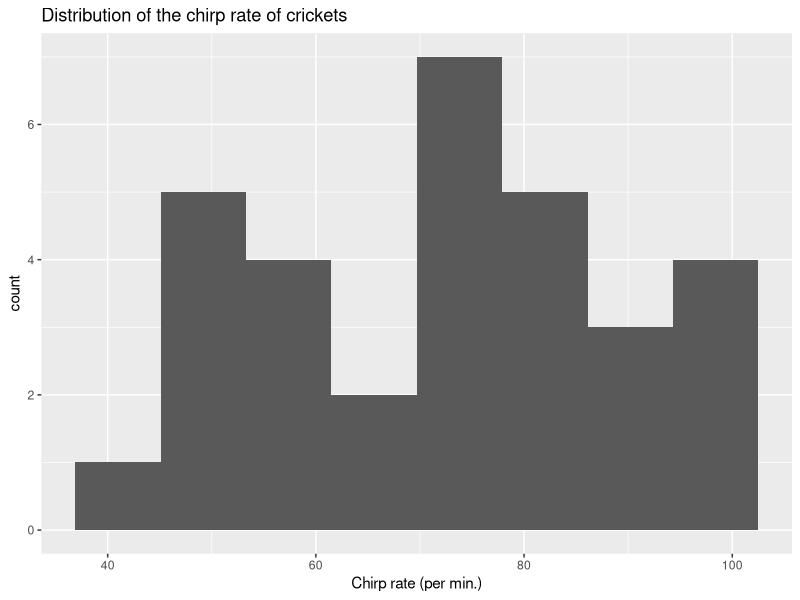
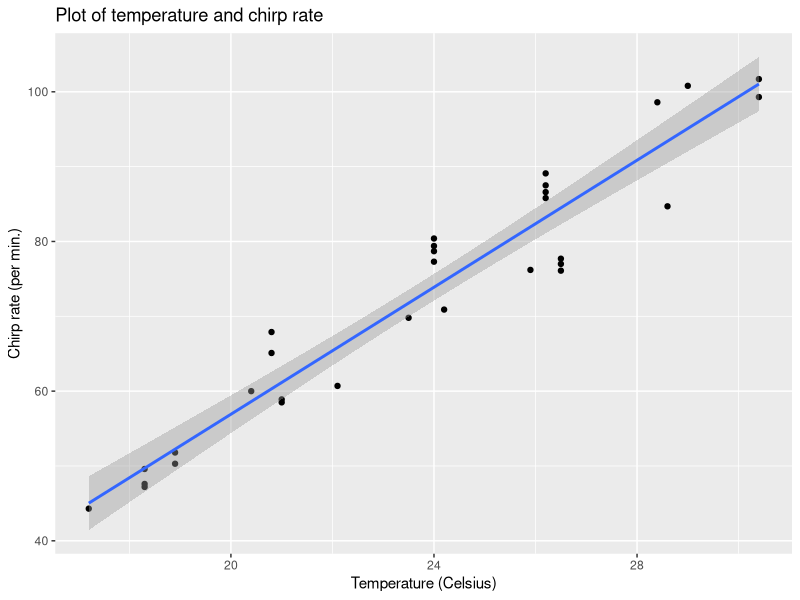
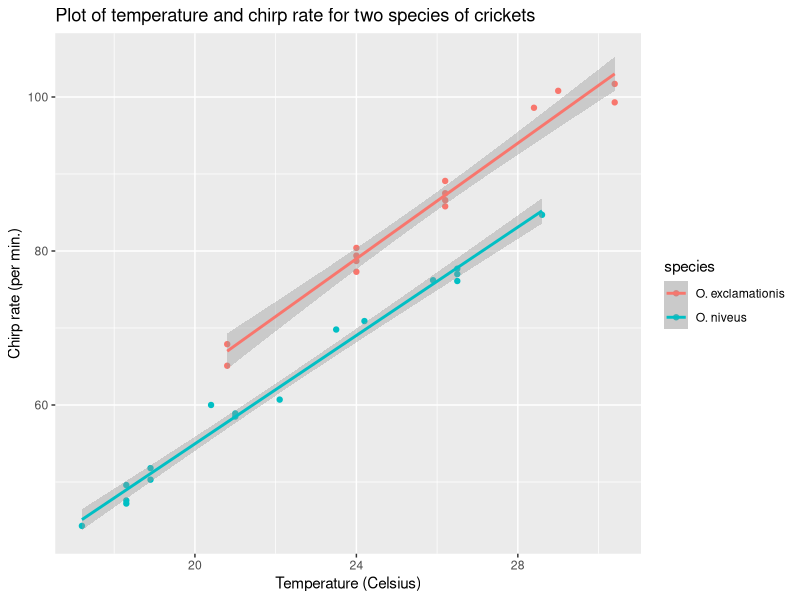
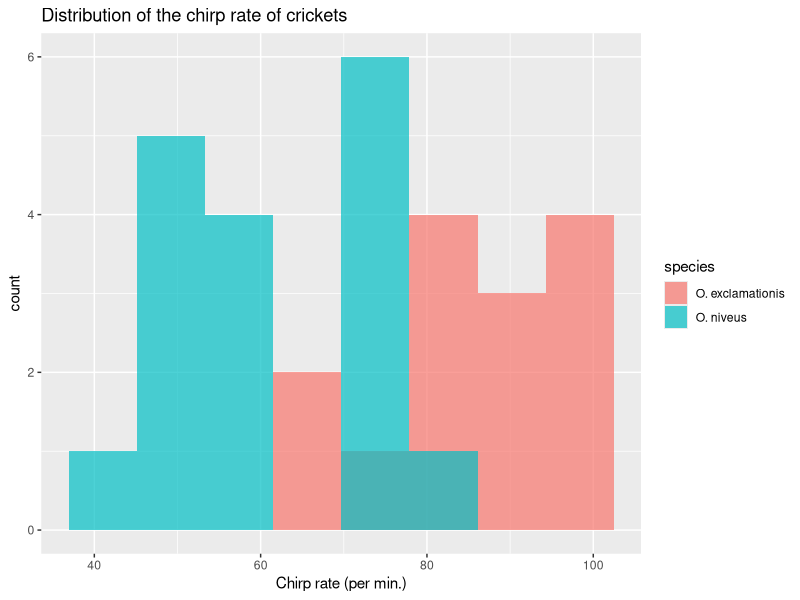
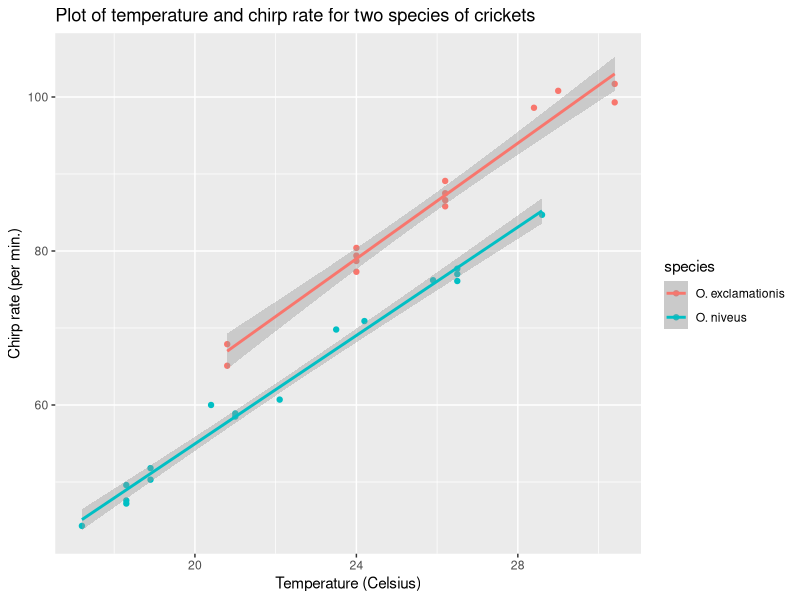
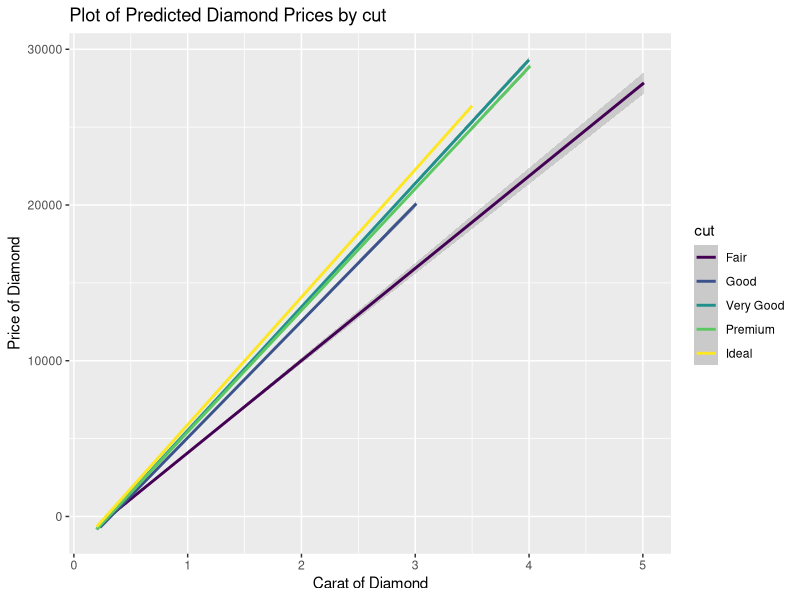

Generate these figures, in order, with R:
## ---- chunk 1
knitr::opts_chunk$set(echo = TRUE)
library('tidyverse') ; library('modeldata')
## ---- chunk 2
data(crickets, package = "modeldata")
names(crickets)
## ---- chunk 3
summary(crickets)
ggplot(crickets, aes(x = rate)) +
  geom_histogram(bins = 8) +
  ggtitle("Distribution of the chirp rate of crickets") +
  xlab('Chirp rate (per min.)')
## ---- chunk 4
ggplot(crickets, aes(x = temp, y = rate)) +
  geom_point() + 
  geom_smooth(method = 'lm') +
  ggtitle("Plot of temperature and chirp rate") +
  ylab('Chirp rate (per min.)') +
  xlab('Temperature (Celsius)')

temp_lm <- lm(rate ~ temp, crickets)

summary.lm(temp_lm)
## ---- chunk 5
ggplot(crickets, aes(x = temp, y = rate, color = species)) +
  geom_point() +
  geom_smooth(method = 'lm') +
  ggtitle("Plot of temperature and chirp rate for two species of crickets") +
  ylab('Chirp rate (per min.)') +
  xlab('Temperature (Celsius)')

species_lm <- lm(rate ~ temp + species, crickets)

summary.lm(species_lm)
## ---- chunk 6
ggplot(crickets, aes(x = rate, fill = species)) + 
  geom_histogram(position = 'identity', alpha = 0.7, bins = 8) + 
  ggtitle("Distribution of the chirp rate of crickets") + 
  xlab('Chirp rate (per min.)')
## ---- chunk 7
ggplot(crickets, aes(x = temp, y = rate, color = species)) +
  geom_point() +
  geom_smooth(method = 'lm') +
  ggtitle("Plot of temperature and chirp rate for two species of crickets") +
  ylab('Chirp rate (per min.)') +
  xlab('Temperature (Celsius)')

species_x_temp_lm <- lm(rate ~ temp + species + temp:species, crickets)
summary.lm(species_x_temp_lm)

anova(species_lm, species_x_temp_lm)
## ---- chunk 8
ggplot(diamonds, aes(x = carat, y = price, color = cut)) +
  geom_smooth(method = "lm") +
  ggtitle("Plot of Predicted Diamond Prices by cut") +
  ylab('Price of Diamond') +
  xlab('Carat of Diamond')

price_lm <- lm(price ~ carat + cut, diamonds)

summary.lm(price_lm)
  
